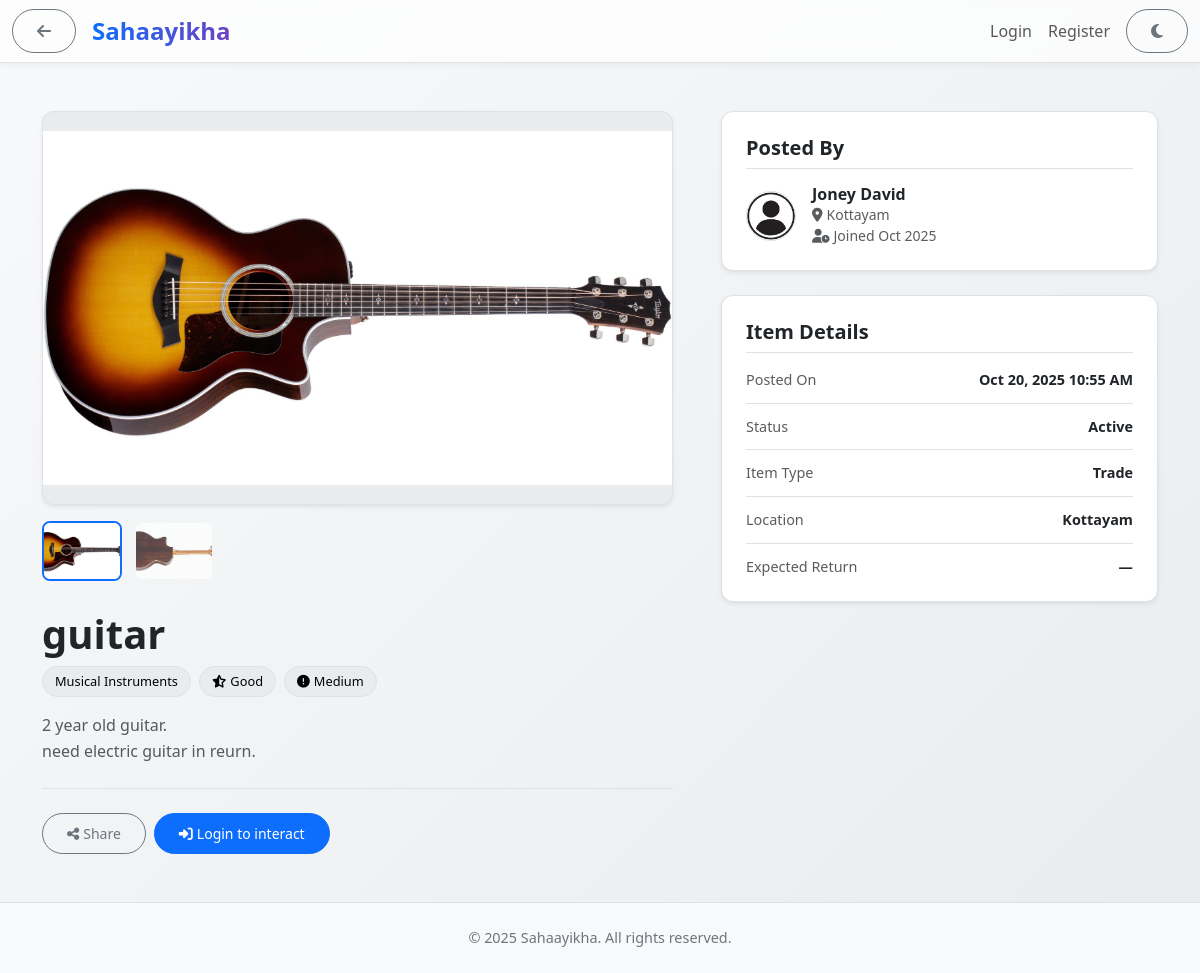
/item/10, run on an earlier commit of the app's database.
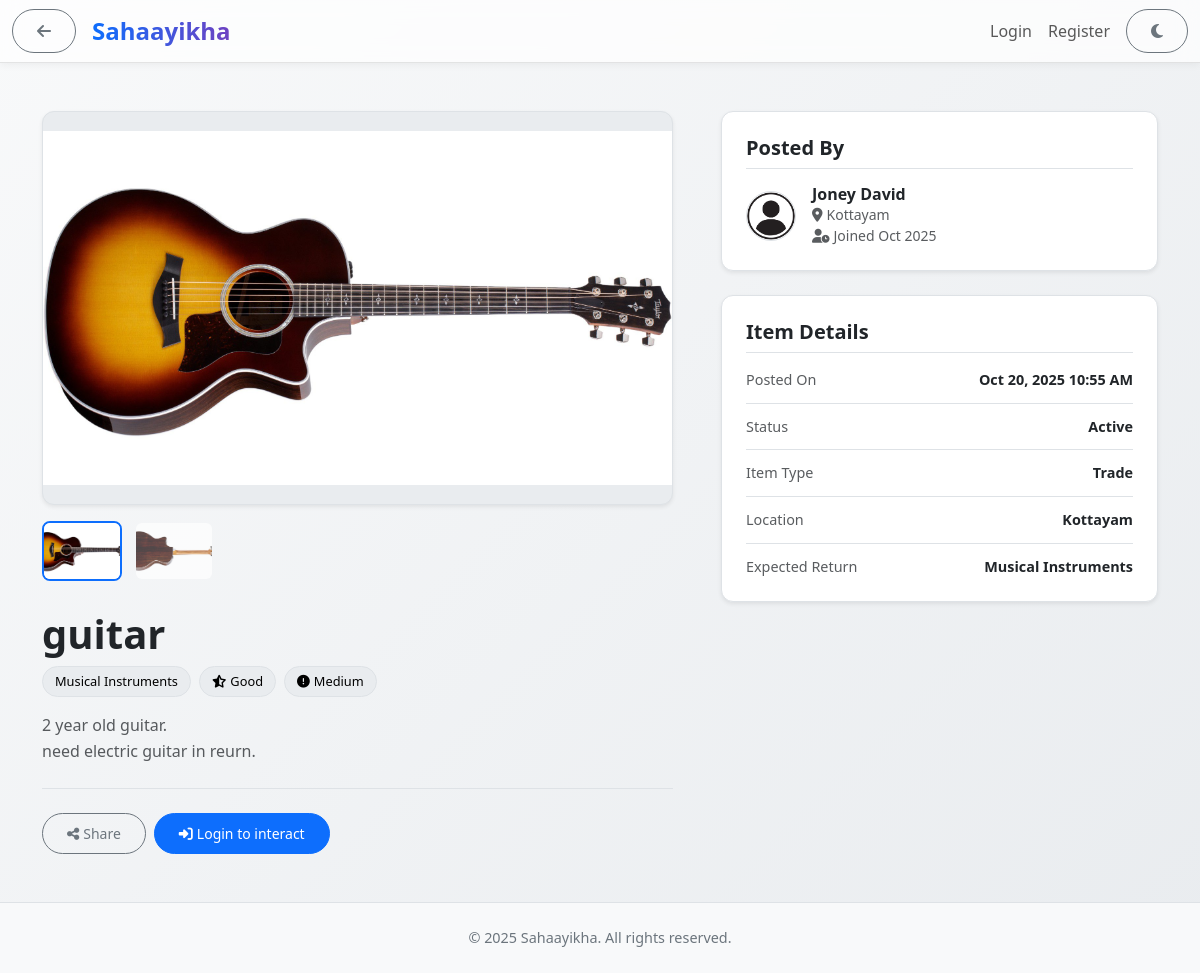
And on a later commit of the database.
### app/models.py (models this page shows, shortened)
class ItemImage(db.Model):
    __tablename__ = "item_images"
    image_id = db.Column(db.Integer, primary_key=True)
    item_id = db.Column(db.Integer, db.ForeignKey("items.item_id"), nullable=False, index=True)
    image_url = db.Column(db.String(255), nullable=False) # Path relative to static folder
    uploaded_at = db.Column(db.DateTime, default=datetime.utcnow)

class Item(db.Model):
    __tablename__ = "items"
    item_id = db.Column(db.Integer, primary_key=True)
    user_id = db.Column(db.Integer, db.ForeignKey("users.user_id"), nullable=False, index=True)
    title = db.Column(db.String(255), nullable=False)
    description = db.Column(db.Text)
    category = db.Column(db.String(255), index=True)
    sub_category = db.Column(db.String(255), nullable=True, index=True)
    type = db.Column(db.String(50), index=True) # Trade or Share
    condition = db.Column(db.String(50))
    urgency_level = db.Column(db.String(50))
    expected_return_category = db.Column(db.String(255), nullable=True) # Category or 'Money' for Trade type
    expected_return_sub_category = db.Column(db.String(255), nullable=True)
    location = db.Column(db.String(255), index=True)
    status = db.Column(db.String(50), default="Active", index=True) # Active, Traded, Deleted, etc.
    created_at = db.Column(db.DateTime, default=datetime.utcnow, index=True)
    deal_finalized_at = db.Column(db.DateTime, nullable=True) # Time when deal was confirmed
    latitude = db.Column(db.Float, nullable=True)
    longitude = db.Column(db.Float, nullable=True)
    histories = db.relationship("ItemHistory", backref="item", lazy="dynamic", cascade="all, delete-orphan")
    bookmarks = db.relationship("Bookmark", backref="item", lazy="dynamic", cascade="all, delete-orphan")
    reports = db.relationship("Report", backref="item", lazy="dynamic") # Keep reports even if item deleted? Check cascade
    images = db.relationship("ItemImage", backref="item", lazy="select", cascade="all, delete-orphan")
    notifications = db.relationship("Notification", backref="item", lazy="dynamic") # Notifications related to this item
    trade_requests_offered = db.relationship('TradeRequest', foreign_keys='TradeRequest.item_offered_id', backref='offered_item', lazy='dynamic')
    trade_requests_received = db.relationship('TradeRequest', foreign_keys='TradeRequest.item_requested_id', backref='requested_item', lazy='dynamic')
    chat_sessions = db.relationship("ChatSession", back_populates="trade_item", foreign_keys="ChatSession.trade_item_id")

class User(UserMixin, db.Model):
    __tablename__ = "users"
    user_id = db.Column(db.Integer, primary_key=True)
    first_name = db.Column(db.String(255), nullable=False)
    last_name = db.Column(db.String(255))
    email = db.Column(db.String(255), unique=True, nullable=False)
    password = db.Column(db.String(255), nullable=False)
    phone = db.Column(db.String(50))
    location = db.Column(db.String(255))
    profile_picture = db.Column(db.String(255), nullable=True)
    status = db.Column(db.String(50), default="Active")
    created_at = db.Column(db.DateTime, default=datetime.utcnow)
    fcm_token = db.Column(db.String(255), nullable=True)
    otp = db.Column(db.String(6), nullable=True)
    otp_expiry = db.Column(db.DateTime, nullable=True)
    is_verified = db.Column(db.Boolean, default=False)
    latitude = db.Column(db.Float, nullable=True)
    longitude = db.Column(db.Float, nullable=True)
    search_radius = db.Column(db.Integer, default=20)
    items = db.relationship("Item", backref="owner", lazy="dynamic")
    bookmarks = db.relationship("Bookmark", backref="user", lazy="dynamic")
    initiated_chats = db.relationship("ChatSession", foreign_keys="ChatSession.user_one_id", lazy="dynamic", back_populates="user_one")
    received_chats = db.relationship("ChatSession", foreign_keys="ChatSession.user_two_id", lazy="dynamic", back_populates="user_two")
    feedbacks = db.relationship("Feedback", backref="user", lazy="dynamic")
    reports = db.relationship("Report", backref="reporter", lazy="dynamic")
    category_follows = db.relationship("CategoryFollow", backref="user", lazy="dynamic")
    notifications = db.relationship("Notification", backref="user", lazy="dynamic")
    login_logs = db.relationship("LoginLog", backref="user", lazy="dynamic")
    trade_requests_made = db.relationship('TradeRequest', foreign_keys='TradeRequest.requester_id', backref='requester', lazy='dynamic')
    trade_requests_received = db.relationship('TradeRequest', foreign_keys='TradeRequest.owner_id', backref='owner', lazy='dynamic')
    donation_offers = db.relationship('DonationOffer', backref='user', lazy='dynamic')

### app/routes.py (the view, shortened to what this page needs)
@main.route("/item/<int:item_id>")
def view_item(item_id):
    item = Item.query.options(
        orm_joinedload(Item.images),
        orm_joinedload(Item.owner)
    ).get_or_404(item_id)
    is_bookmarked = False
    chat_session = None
    deal = None
    trade_request = None
    context_trade_request = None
    proposer = None
    current_actor = current_user._get_current_object() if current_user.is_authenticated else None
    context_trade_id = request.args.get('context_trade_id', type=int)
    incoming_trade_requests = []
    return render_template(
        "items/view_item.html",
        item=item,
        is_bookmarked=is_bookmarked,
        session=chat_session,
        deal=deal,
        proposer=proposer,
        trade_request=trade_request,
        context_trade_request=context_trade_request,
        incoming_trade_requests=incoming_trade_requests
    )

### app/templates/items/view_item.html (shortened to what this page needs)
{% extends "base.html" %}
{% block content %}
<div class="container py-5">
    <div class="row g-4 g-lg-5">
        <div class="col-lg-7">
            {% set images = item.images %}
            <div class="gallery-container mb-4">
                 <div class="main-image-viewer shadow-sm" id="mainImageViewer">
                    {% if images %}
                        <img id="mainImage" src="{{ url_for('static', filename=images[0].image_url) }}" alt="{{ item.title }}">
                    {% else %}
                        <img id="mainImage" src="{{ url_for('static', filename='images/item_placeholder.jpg') }}" alt="No image available">
                    {% endif %}
                </div>
                {% if images|length > 1 %}
                <div class="thumbnail-strip">
                    {% for image in images %}
                    <div class="thumbnail-item {% if loop.first %}active{% endif %}" data-src="{{ url_for('static', filename=image.image_url) }}">
                        <img src="{{ url_for('static', filename=image.image_url) }}" alt="Thumbnail {{ loop.index }}">
                    </div>
                    {% endfor %}
                </div>
                {% endif %}
            </div>
            <h1 class="item-title mb-2">{{ item.title }}</h1>
            <div class="item-meta">
                <a href="{{ url_for('main.category_items', category_name=item.category) }}" class="detail-badge text-decoration-none">{{ item.category }}</a>
                <span class="detail-badge"><i class="fas fa-{{ 'tools' if item.condition == 'Needs Repair' else ('star-half-alt' if item.condition in ['Good', 'Fair'] else 'star') }} me-1"></i>{{ item.condition }}</span>
                <span class="detail-badge"><i class="fas fa-exclamation-circle me-1"></i>{{ item.urgency_level or 'Not Specified' }}</span>
            </div>
            {% if item.description %}
            <p class="item-description">{{ item.description }}</p>
            {% else %}
             <p class="item-description fst-italic">No description provided.</p>
            {% endif %}
            <div class="action-buttons d-flex flex-wrap gap-2 align-items-center">
                 <button type="button" class="btn btn-sm btn-outline-secondary share-button" title="Copy link to this item" onclick="copyCurrentPageLink(this);">
                     <i class="fas fa-share-alt me-1"></i>Share<span class="copy-feedback ms-1" style="display: none;">Copied!</span>
                 </button>
                {% if current_user.is_authenticated %}
                    {% if current_user.__class__.__name__ == 'User' %}
                        {% if context_trade_request and current_user.user_id == context_trade_request.owner_id %}
                            <p class="text-muted my-auto small ms-2">Reviewing offer for: <strong>{{ context_trade_request.requested_item.title }}</strong></p>
                            <div class="ms-auto d-flex gap-2">
                                <form action="{{ url_for('main.accept_trade', request_id=context_trade_request.id) }}" method="POST" class="d-inline">
                                    {{ g.csrf_token() if g and g.csrf_token else '' }}
                                    <button type="submit" class="btn btn-sm btn-success"><i class="fas fa-check me-1"></i>Accept & Chat</button>
                                </form>
                                <form action="{{ url_for('main.reject_trade', request_id=context_trade_request.id) }}" method="POST" class="d-inline">
                                     {{ g.csrf_token() if g and g.csrf_token else '' }}
                                    <button type="submit" class="btn btn-sm btn-danger"><i class="fas fa-times me-1"></i>Reject</button>
                                </form>
                            </div>
                        {% elif current_user.user_id == item.user_id %}
                            <a href="{{ url_for('main.edit_item', item_id=item.item_id) }}" class="btn btn-sm btn-warning"><i class="fas fa-edit me-1"></i>Edit</a>
                            <form action="{{ url_for('main.delete_item', item_id=item.item_id) }}" method="POST" class="d-inline">
                                 {{ g.csrf_token() if g and g.csrf_token else '' }}
                                <button type="submit" class="btn btn-sm btn-danger" onclick="return confirm('Are you sure you want to delete this item? This action cannot be undone.');"><i class="fas fa-trash me-1"></i>Delete</button>
                            </form>
                             <a href="{{ url_for('main.item_history', item_id=item.item_id) }}" class="btn btn-sm btn-outline-info ms-auto"><i class="fas fa-history me-1"></i>View History</a>
                        {% else %}
                             <form action="{{ url_for('main.add_or_remove_bookmark', item_id=item.item_id) }}" method="POST" class="d-inline">
                                {{ g.csrf_token() if g and g.csrf_token else '' }}
                                {% if is_bookmarked %}
                                    <button type="submit" class="btn btn-sm btn-primary"><i class="fas fa-bookmark me-1"></i>Bookmarked</button>
                                {% else %}
                                    <button type="submit" class="btn btn-sm btn-outline-primary"><i class="far fa-bookmark me-1"></i>Bookmark</button>
                                {% endif %}
                            </form>
                            {% if not item.deal_finalized_at %}
                                <div class="trade-action-wrapper d-inline-block">
                                    {% if item.type == 'Trade' %}
                                        {% if trade_request and trade_request.status == 'accepted' %}
                                            <a href="{{ url_for('main.chat', session_id=session.session_id) }}" class="btn btn-sm btn-success"><i class="fas fa-comments me-1"></i>Go to Trade Chat</a>
                                        {% elif trade_request and trade_request.status == 'pending' %}
                                            <button class="btn btn-sm btn-secondary" disabled><i class="fas fa-clock me-1"></i>Request Sent</button>
                                        {% else %}
                                            <a href="{{ url_for('main.request_trade', item_id=item.item_id) }}" class="btn btn-sm btn-success">
                                                <i class="fas fa-{{ 'dollar-sign' if item.expected_return_category == 'Money' else 'exchange-alt' }} me-1"></i>
                                                {{ 'Make Offer' if item.expected_return_category == 'Money' else 'Request Trade' }}
                                            </a>
                                        {% endif %}
                                    {% elif item.type == 'Share' %}
                                         {% if session %}
                                            <a href="{{ url_for('main.chat', session_id=session.session_id) }}" class="btn btn-sm btn-success"><i class="fas fa-comments me-1"></i>Go to Share Chat</a>
                                         {% else %}
                                            <a href="{{ url_for('main.start_share_chat', item_id=item.item_id) }}" class="btn btn-sm btn-success"><i class="fas fa-comments me-1"></i>Chat about Receiving</a>
                                         {% endif %}
                                    {% endif %}
                                </div>
                            {% endif %}
                            <a href="{{ url_for('main.report_general', item_id=item.item_id) }}" class="btn btn-sm btn-outline-danger ms-auto"><i class="fas fa-flag me-1"></i>Report Item</a>
                        {% endif %}
                    {% elif current_user.__class__.__name__ == 'Organization' %}
                        <a href="{{ url_for('main.report_general', item_id=item.item_id) }}" class="btn btn-sm btn-outline-danger ms-auto"><i class="fas fa-flag me-1"></i>Report Item</a>
                    {% endif %}
                {% else %}
                    <a href="{{ url_for('main.login', next=request.url) }}" class="btn btn-sm btn-primary"><i class="fas fa-sign-in-alt me-1"></i>Login to interact</a>
                {% endif %}
            </div>
        </div>
        <div class="col-lg-5">
            <div class="d-flex flex-column gap-4">
                <div class="sidebar-card shadow-sm">
                    <h5 class="fw-bold mb-3 border-bottom pb-2">Posted By</h5>
                     <a href="{{ url_for('main.public_profile', user_id=item.owner.user_id) }}" class="owner-info text-decoration-none text-body">
                        <img src="{{ url_for('static', filename=item.owner.profile_picture or 'images/users_placeholder.png') }}" alt="{{ item.owner.first_name }}">
                        <div>
                            <h6 class="fw-bold mb-0">{{ item.owner.first_name }} {{ item.owner.last_name or '' }}</h6>
                            <small class="text-muted d-block"><i class="fas fa-map-marker-alt me-1"></i>{{ item.owner.location or 'Location not set' }}</small>
                             <small class="text-muted d-block"><i class="fas fa-user-clock me-1"></i>Joined {{ item.owner.created_at.strftime('%b %Y') if item.owner.created_at else 'N/A' }}</small>
                        </div>
                    </a>
                </div>
                <div class="sidebar-card shadow-sm">
                    <h5 class="fw-bold mb-3 border-bottom pb-2">Item Details</h5>
                    <ul class="details-list">
                        <li><span>Posted On</span> <strong>{{ (item.created_at | localdatetime).strftime('%b %d, %Y %I:%M %p') }}</strong></li>
                        <li><span>Status</span> <strong>{{ item.status }}</strong></li>
                        <li><span>Item Type</span> <strong>{{ item.type }}</strong></li>
                        <li><span>Location</span> <strong>{{ item.location or '—' }}</strong></li>
                        {% if item.type == 'Trade' %}
                            <li>
                                <span>Expected Return</span>
                                <strong>
                                    {{ item.expected_return_category or '—' }}
                                </strong>
                            </li>
                        {% endif %}
                    </ul>
                </div>
            </div>
        </div>
    </div>
</div>
{% endblock %}

What changed in the data, as far as the page shows it:
changed Item "guitar": expected_return_category "—" → "Musical Instruments"
